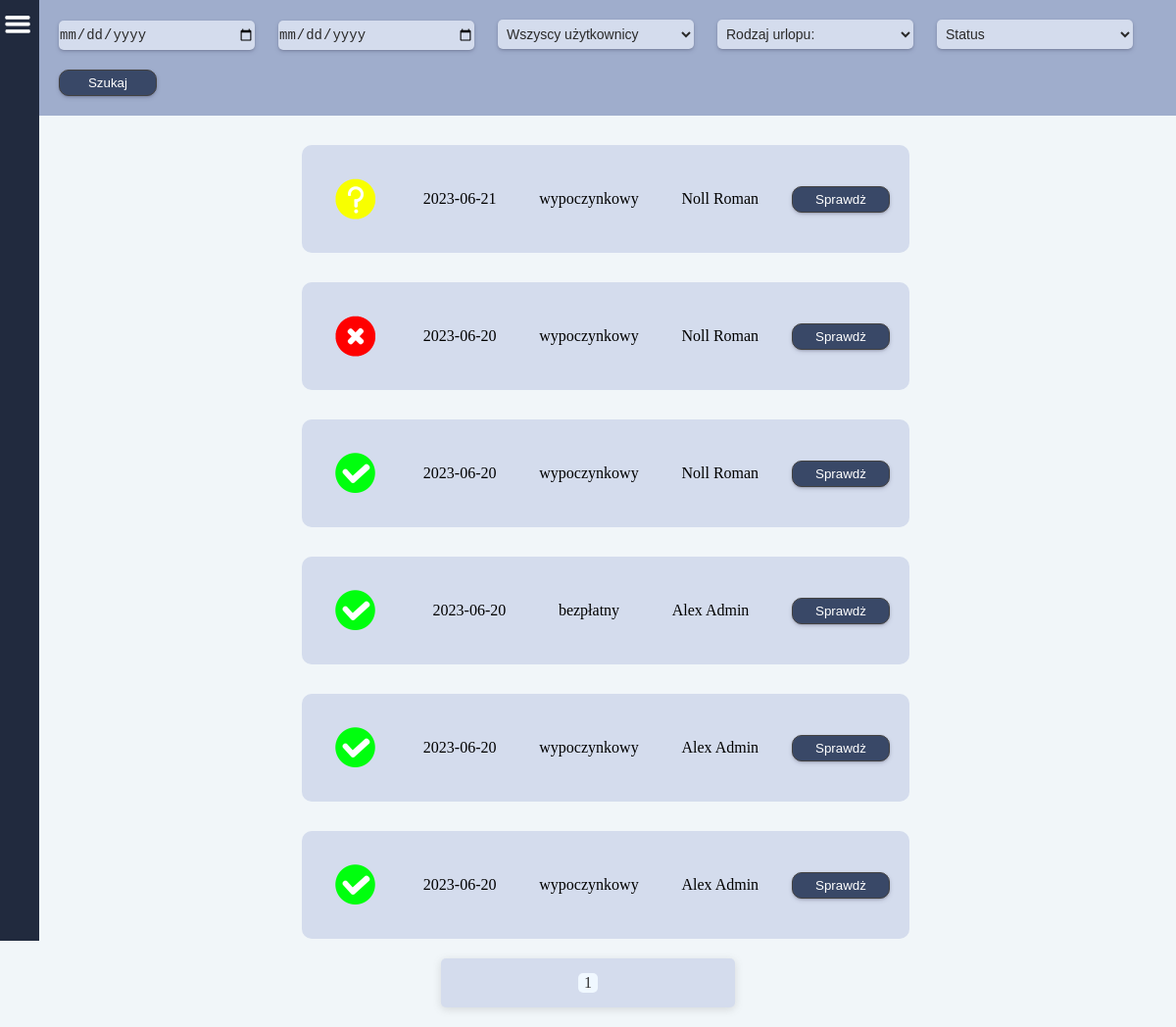
The page /allVacationRequests/ on the database as committed earlier.
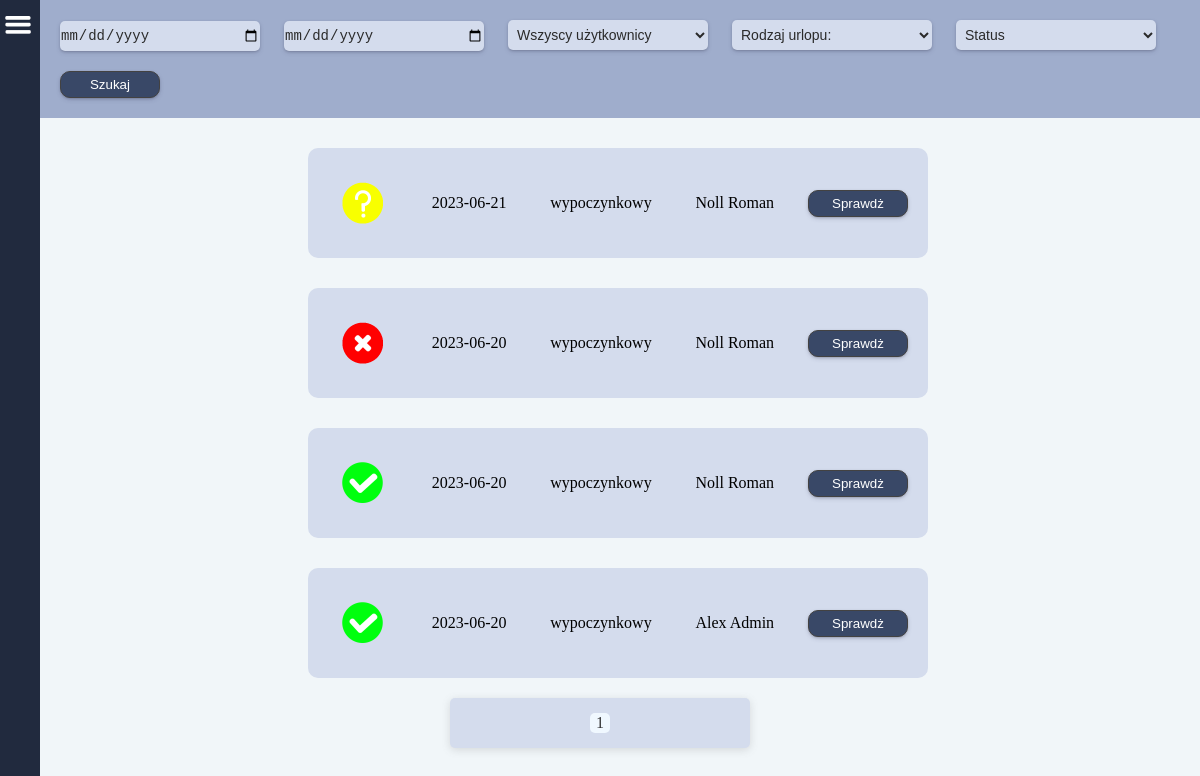
The same page on the database as committed later.
### main/models.py (models this page shows, shortened)
class VacationRequest(models.Model):
    v_request = models.ForeignKey(
        Vacations,
        on_delete=models.CASCADE,
    )

class Vacations(models.Model):
    user = models.ForeignKey(
        CustomUser,
        on_delete=models.CASCADE,
        related_name='user'
        )
    year = models.CharField(
        default='0000',
        max_length=4,
        verbose_name='Rok',
    )
    date = models.CharField(
        default='00-00-0000',
        max_length=10,
        verbose_name='Data',
    )
    v_from = models.CharField(
        default='00-00-0000',
        max_length=10,
        verbose_name='Od',
    )
    v_to = models.CharField(
        default='00-00-0000',
        max_length=10,
        verbose_name='Do',
    )
    type = models.CharField(
        null=True,
        max_length=50,
        verbose_name='Typ urlopu',
    )
    actually_days_to_use = models.IntegerField(
        default=0,
        verbose_name='Faktyczny urlop według przepracowanych dni',
    )
    days_used_in_current_year = models.IntegerField(
        default=0,
        verbose_name='Użyto w bieżącym roku',
    )
    days_to_use_in_last_year = models.IntegerField(
        default=0,
        verbose_name='Do użycia w poprzednim roku',
    )
    days_used_in_last_year = models.IntegerField(
        default=0,
        verbose_name='Użyto w poprzednim roku',
    )
    days_planned = models.IntegerField(
        null=True,
        verbose_name='Zaplanowany urlop',
    )
    consideration = models.BooleanField(
        default=False,
        verbose_name='Rozpatrywanie',
    )
    accepted = models.BooleanField(
        default=False,
        verbose_name='Akceptacja',
    )

### users/models.py (models this page shows, shortened)
class CustomUser(AbstractBaseUser, PermissionsMixin):
    username = models.CharField(
        _('Użytkownik'),
        null=True,
        max_length= 255,
        )
    email = models.EmailField(_("email"), unique=True)
    fp_token = models.CharField(
        null=True,
        max_length=192,
        unique=True,
    )
    birthday = models.CharField(
        _('Data urodzenia'),
        null=True,
        max_length= 55,
        )
    birthplace = models.CharField(
        _('Miejsce urodzenia'),
        null=True,
        max_length= 255,
        )
    workplace = models.CharField(
        _('Miejsce pracy'),
        null=True,
        max_length= 255,
        )
    religion = models.CharField(
        _('Religia'),
        null=True,
        max_length= 255,
        )
    insurance_number = models.CharField(
        _('Numer ubezpieczenia'),
        null=True,
        max_length= 255,
        )
    tax_number = models.CharField(
        _('Numer podatkowy'),
        null=True,
        max_length= 255,
        )
    adress_pl = models.CharField(
        _('Adres w Polsce'),
        null=True,
        max_length= 255,
        )
    adress_de = models.CharField(
        _('Adres w Niemczech'),
        null=True,
        max_length= 255,
        )
    profession = models.CharField(
        _('Zawód'),
        null=True,
        max_length= 255,
        )
    position = models.CharField(
        _('Stanowisko (pracuje w)'),
        null=True,
        max_length= 255,
        )
    internal_tax_number = models.CharField(
        _('Wewnętrzny numer podatkowy'),
        null=True,
        max_length= 255,
        )
    nfz_name = models.CharField(
        _('NFZ - nazwa'),
        null=True,
        max_length= 255,
        )
    nfz_adress = models.CharField(
        _('NFZ - adres'),
        null=True,
        max_length= 255,
        )
    phone_number = models.CharField(
        _('Telefon'),
        null=True,
        max_length= 255,
        )
    bank = models.CharField(
        _('Nazwa banku'),
        null=True,
        max_length= 255,
        )
    bic_swift = models.CharField(
        _('BIC/SWIFT'),
        null=True,
        max_length= 255,
        )
    bank_account = models.CharField(
        _('Konto i właściciel'),
        null=True,
        max_length= 255,
        )
    health_insurance_de = models.CharField(
        _('Ubezpieczenie w Niemczech'),
        null=True,
        max_length= 255,
        )
    health_insurance_de_number = models.CharField(
        _('KK VersNr'),
        null=True,
        max_length= 255,
        )
    shoe_size = models.CharField(
        _('Rozmiar buta'),
        null=True,
        max_length= 255,
        )
    growth = models.CharField(
        _('Wzrost'),
        null=True,
        max_length= 255,
        )
    work_clothes = models.CharField(
        _('Ubranie robocze'),
        null=True,
        max_length= 255,
        )
    rights = models.CharField(
        _('Uprawnienia'),
        null=True,
        max_length= 255,
        )
    payment = models.FloatField(
        _('Stawka za godzinę'),
        default=0
    )
    vacations_days_quantity = models.IntegerField(
        _('Ilość przysługujących dni urlopu'),
        null=True,
    )
    vacations_days_quantity_de = models.IntegerField(
        _('Ilość przysługujących dni urlopu'),
        null=True,
    )
    vacacions_on_demand = models.IntegerField(
        _('Ilość dni urlopu na żądanie'),
        default=4,
    )
    cares_vacations = models.IntegerField(
        _('Ilość dni urlopu opiekuńczego'),
        default=5,
    )
    force_majeure_vacations = models.IntegerField(
        _('Ilość godzin urlopu z powodu siły wyższej'),
        default=16,
    )
    compassionate_vacations = models.IntegerField(
        _('Ilość dni urlopu okolicznościowego'),
        default=2,
    )
    last_year_vacations_days_quantity = models.IntegerField(
        _('Ilość przysługujących dni urlopu za zeszły rok'),
        null=True,
    )
    last_year_vacations_days_quantity_de = models.IntegerField(
        _('Ilość przysługujących dni urlopu za zeszły rok'),
        null=True,
    )
    days_to_use_in_current_year = models.IntegerField(
        _('Do użycia w bieżącym roku'),
        null=True,
    )
    days_to_use_in_current_year_de = models.IntegerField(
        _('Do użycia w bieżącym roku'),
        null=True,
    )
    is_staff = models.BooleanField(default=False)
    is_active = models.BooleanField(default=True)
    date_joined = models.DateTimeField(
        _('Data rejestracji'),
        default=timezone.now,
        )
    USERNAME_FIELD = "email"
    REQUIRED_FIELDS = []
    objects = CustomUserManager()
    def __str__(self):
        return self.username

### main/views.py (the view, shortened to what this page needs)
# urls.py: path('allVacationRequests/', allVacationRequests, name='allVacationRequests'),
def allVacationRequests(request):
    reqs = VacationRequest.objects.all().order_by('-v_request__id')
    users = CustomUser.objects.all().values('username')
    types = [
        'wypoczynkowy',
        'bezpłatny',
    ]
    paginator = Paginator(reqs, 10)
    page_number = request.GET.get('page')
    reqs = paginator.get_page(page_number)
    context = {
       'reqs': reqs,
       'users': users,
       'types': types,
    }
    return render(request, 'all_vacation_requests.html', context)

### main/templatetags/messages.py (called while the page is built)
@register.simple_tag
def all_messages_quantity(username):
    count = 0
    quantity = IsRead.objects.filter(
        username=username,
        is_read=False,
    )
    print('quantity', quantity)
    for q in quantity:
        count += 1
    return count

### main/templates/all_vacation_requests.html (shortened to what this page needs)
{% extends 'base.html' %}
{% load static %}
    {% block content %}
    <div class="filter-container">
        <form method="POST">
            <input class="input_" name="sorted_from" id="datetimepicker" type="date" value="date">
            <input class="input_" name="sorted_to" id="datetimepicker" type="date" value="date">
            <select class="input_"  name="user" placeholder="Pracownicy">
                <option value="">Wszyscy użytkownicy</option>
            </select>
            <select class="input_"  name="type">
                <option value="">Rodzaj urlopu:</option>
            </select>
            <select class="input_"  name="status">
                <option disabled selected value="">Status</option>
            </select>
            <button class="btn"><p class="btn-title">Szukaj</p></button>
        </form>
    </div>
        {% for r in reqs %}
            <div class="cwo_cont">
                <div class="req_vacations_container">
                    <div class="vacations_mini">
                        {% if r.v_request.consideration is True %}
                            <img src="{% static 'images/question.png' %}" width="50" height="50">
                        {% elif r.v_request.accepted is True %}
                            <img src="{% static 'images/accept.png' %}" width="50" height="50">
                        {% elif r.v_request.accepted is False %}
                            <img src="{% static 'images/close.png' %}" width="50" height="50">
                        {% endif %}
                    </div>
                    <div class="vacations_mini">
                        <p>{{ r.v_request.date }}</p>
                    </div>
                    <div class="vacations_mini">
                        <p>{{ r.v_request.type }}</p>
                    </div>
                    <div class="vacations_mini">
                        <p>{{ r.v_request.user }}</p>
                    </div>
                    <button class="btn">
                        <a href="{% url 'vacationRequest' r.v_request.id %}"><p class="btn-title">Sprawdż</p></a>
                    </button>
                </div>
            </div>
            {% endfor %}
            <div class="pagination">
                <span class="step-links">
                    <span class="current-page"><p>{{ reqs.number }}</p></span>
                </span>
            </div>
    {% endblock %}

Rows that differ between the two databases and show on the page:
removed VacationRequest: v_request "2023-06-20", v_request.type "bezpłatny", v_request.user "Alex Admin"
removed VacationRequest: v_request "2023-06-20", v_request.type "wypoczynkowy", v_request.user "Alex Admin"
